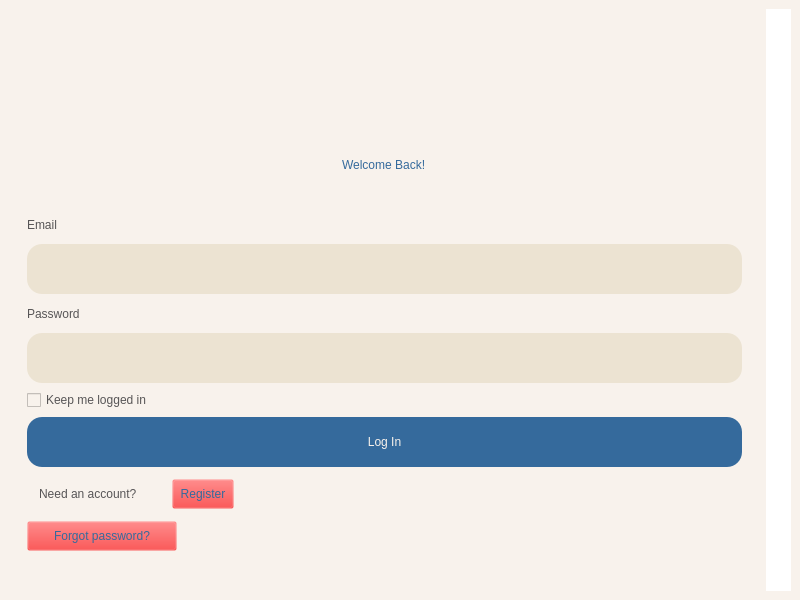
<?xml version="1.0" encoding="UTF-8"?>
<ui version="4.0">
 <class>MainWindow</class>
 <widget class="QMainWindow" name="MainWindow">
  <property name="geometry">
   <rect>
    <x>0</x>
    <y>0</y>
    <width>800</width>
    <height>600</height>
   </rect>
  </property>
  <property name="maximumSize">
   <size>
    <width>800</width>
    <height>600</height>
   </size>
  </property>
  <property name="windowTitle">
   <string>MainWindow</string>
  </property>
  <property name="styleSheet">
   <string notr="true">background-color: #F8F2EC;</string>
  </property>
  <widget class="QWidget" name="centralwidget">
   <layout class="QHBoxLayout" name="horizontalLayout">
    <item>
     <widget class="QWidget" name="widget" native="true">
      <layout class="QVBoxLayout" name="verticalLayout_3">
       <item>
        <widget class="QWidget" name="widget_3" native="true">
         <property name="maximumSize">
          <size>
           <width>16777215</width>
           <height>100</height>
          </size>
         </property>
         <layout class="QVBoxLayout" name="verticalLayout_2">
          <item alignment="Qt::AlignHCenter">
           <widget class="QLabel" name="label_3">
            <property name="minimumSize">
             <size>
              <width>200</width>
              <height>80</height>
             </size>
            </property>
            <property name="maximumSize">
             <size>
              <width>200</width>
              <height>80</height>
             </size>
            </property>
            <property name="text">
             <string/>
            </property>
            <property name="pixmap">
             <pixmap>../img/logo.png</pixmap>
            </property>
            <property name="scaledContents">
             <bool>true</bool>
            </property>
           </widget>
          </item>
         </layout>
        </widget>
       </item>
       <item>
        <widget class="QWidget" name="widget_4" native="true">
         <layout class="QVBoxLayout" name="verticalLayout_4">
          <property name="spacing">
           <number>6</number>
          </property>
          <property name="topMargin">
           <number>0</number>
          </property>
          <property name="bottomMargin">
           <number>22</number>
          </property>
          <item>
           <widget class="QWidget" name="widget_6" native="true">
            <property name="maximumSize">
             <size>
              <width>16777215</width>
              <height>80</height>
             </size>
            </property>
            <layout class="QVBoxLayout" name="verticalLayout_5">
             <item alignment="Qt::AlignHCenter">
              <widget class="QLabel" name="label_7">
               <property name="styleSheet">
                <string notr="true">color: #356a9c;
font: 20pt &quot;Bahnschrift&quot;;</string>
               </property>
               <property name="text">
                <string>Welcome Back!</string>
               </property>
              </widget>
             </item>
            </layout>
           </widget>
          </item>
          <item>
           <widget class="QLabel" name="label_4">
            <property name="maximumSize">
             <size>
              <width>16777215</width>
              <height>25</height>
             </size>
            </property>
            <property name="styleSheet">
             <string notr="true">font: 12pt &quot;Bahnschrift&quot;;
color: #575556;</string>
            </property>
            <property name="text">
             <string>Email</string>
            </property>
           </widget>
          </item>
          <item>
           <widget class="QLineEdit" name="txtEmail">
            <property name="maximumSize">
             <size>
              <width>16777215</width>
              <height>50</height>
             </size>
            </property>
            <property name="styleSheet">
             <string notr="true">background-color: #ECE3D2;
color: #356A9C;
font: 12pt &quot;Segoe UI&quot;;
border-radius: 15px;
padding-left: 5px;</string>
            </property>
           </widget>
          </item>
          <item>
           <widget class="QLabel" name="label_5">
            <property name="maximumSize">
             <size>
              <width>16777215</width>
              <height>25</height>
             </size>
            </property>
            <property name="styleSheet">
             <string notr="true">font: 12pt &quot;Bahnschrift&quot;;
color: #575556;</string>
            </property>
            <property name="text">
             <string>Password</string>
            </property>
           </widget>
          </item>
          <item>
           <widget class="QLineEdit" name="txtPassword">
            <property name="maximumSize">
             <size>
              <width>16777215</width>
              <height>50</height>
             </size>
            </property>
            <property name="styleSheet">
             <string notr="true">background-color: #ECE3D2;
color: #356A9C;
font: 12pt &quot;Segoe UI&quot;;
border-radius: 15px;
padding-left: 5px;</string>
            </property>
            <property name="echoMode">
             <enum>QLineEdit::Password</enum>
            </property>
           </widget>
          </item>
          <item>
           <widget class="QCheckBox" name="checkBox">
            <property name="styleSheet">
             <string notr="true">font: 12pt &quot;Bahnschrift&quot;;
color: #575556;</string>
            </property>
            <property name="text">
             <string>Keep me logged in</string>
            </property>
           </widget>
          </item>
          <item>
           <widget class="QPushButton" name="btnLogin">
            <property name="minimumSize">
             <size>
              <width>0</width>
              <height>50</height>
             </size>
            </property>
            <property name="maximumSize">
             <size>
              <width>16777215</width>
              <height>50</height>
             </size>
            </property>
            <property name="cursor">
             <cursorShape>PointingHandCursor</cursorShape>
            </property>
            <property name="styleSheet">
             <string notr="true">border-radius: 15px;
font: 600 16pt &quot;Bahnschrift&quot;;
background-color: #356a9c;
color: #F8F2EC;

</string>
            </property>
            <property name="text">
             <string>Log In</string>
            </property>
           </widget>
          </item>
          <item>
           <widget class="QWidget" name="widget_5" native="true">
            <property name="maximumSize">
             <size>
              <width>220</width>
              <height>40</height>
             </size>
            </property>
            <layout class="QHBoxLayout" name="horizontalLayout_2">
             <property name="spacing">
              <number>0</number>
             </property>
             <property name="topMargin">
              <number>0</number>
             </property>
             <property name="bottomMargin">
              <number>0</number>
             </property>
             <item>
              <widget class="QLabel" name="label_6">
               <property name="minimumSize">
                <size>
                 <width>130</width>
                 <height>30</height>
                </size>
               </property>
               <property name="maximumSize">
                <size>
                 <width>130</width>
                 <height>30</height>
                </size>
               </property>
               <property name="styleSheet">
                <string notr="true">font: 12pt &quot;Bahnschrift&quot;;
color: #575556;</string>
               </property>
               <property name="text">
                <string>Need an account?</string>
               </property>
              </widget>
             </item>
             <item>
              <widget class="QPushButton" name="btn_register">
               <property name="minimumSize">
                <size>
                 <width>52</width>
                 <height>30</height>
                </size>
               </property>
               <property name="maximumSize">
                <size>
                 <width>62</width>
                 <height>30</height>
                </size>
               </property>
               <property name="cursor">
                <cursorShape>PointingHandCursor</cursorShape>
               </property>
               <property name="styleSheet">
                <string notr="true">font: 12pt &quot;Bahnschrift&quot;;
color: #356a9c;
background-color: rgba(255, 0, 0, 0);
</string>
               </property>
               <property name="text">
                <string>Register</string>
               </property>
              </widget>
             </item>
            </layout>
           </widget>
          </item>
          <item>
           <widget class="QPushButton" name="btn_register_2">
            <property name="minimumSize">
             <size>
              <width>150</width>
              <height>30</height>
             </size>
            </property>
            <property name="maximumSize">
             <size>
              <width>150</width>
              <height>30</height>
             </size>
            </property>
            <property name="cursor">
             <cursorShape>PointingHandCursor</cursorShape>
            </property>
            <property name="styleSheet">
             <string notr="true">font: 12pt &quot;Bahnschrift&quot;;
color: #356a9c;
background-color: rgba(255, 0, 0, 0);
</string>
            </property>
            <property name="text">
             <string>Forgot password?</string>
            </property>
           </widget>
          </item>
         </layout>
        </widget>
       </item>
      </layout>
     </widget>
    </item>
    <item>
     <widget class="QWidget" name="widget_2" native="true">
      <property name="maximumSize">
       <size>
        <width>400</width>
        <height>16777215</height>
       </size>
      </property>
      <property name="styleSheet">
       <string notr="true">background-color: white;
border-radius: 15px;</string>
      </property>
      <layout class="QVBoxLayout" name="verticalLayout">
       <item>
        <widget class="QLabel" name="label">
         <property name="maximumSize">
          <size>
           <width>16777215</width>
           <height>400</height>
          </size>
         </property>
         <property name="text">
          <string/>
         </property>
         <property name="pixmap">
          <pixmap>../img/3766277.jpg</pixmap>
         </property>
         <property name="scaledContents">
          <bool>true</bool>
         </property>
        </widget>
       </item>
      </layout>
     </widget>
    </item>
   </layout>
  </widget>
 </widget>
 <resources/>
 <connections/>
</ui>
